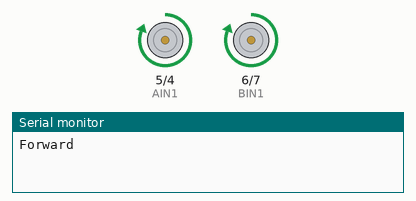
This sketch was run on a simulated Arduino Uno, built with avr-gcc and run on an emulated ATmega328P. On the bench: motor-driver pin pairs drawn as motors (green arrow = first pin HIGH = forward, orange = second pin HIGH = backward, longer = more drive, scaled by the enable pin), the last lines printed to the serial monitor.

Above: at 2.5 s.
At 7.5 s:
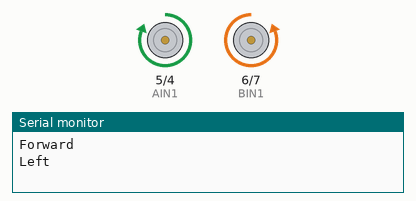
At 12.5 s:
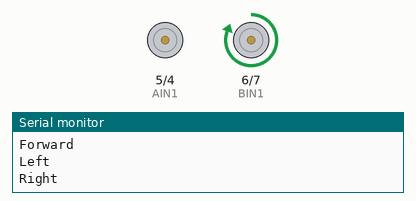
At 17.5 s:
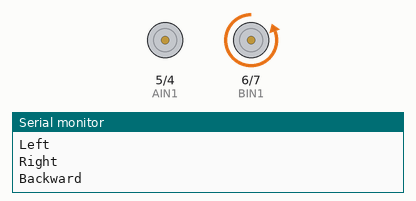
Timing chart, 0 to 26.0 s (numbered marks = the images above):
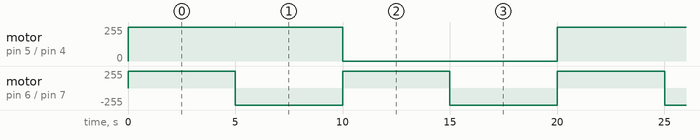

The sketch:

Step4-H-Bridge-MotorsTest.ino
```cpp
const int PWMB=9;
const int PWMA=10;
const int AIN1=5;
const int AIN2=4;
const int BIN1=6;
const int BIN2=7;

unsigned char speed_motors=255;

void setup() {
  // put your setup code here, to run once:

  pinMode(PWMB,OUTPUT);
  pinMode(PWMA,OUTPUT);
  pinMode(AIN1,OUTPUT);
  pinMode(AIN2,OUTPUT);
  pinMode(BIN1,OUTPUT);
  pinMode(BIN2,OUTPUT);

  Serial.begin(9600);

}

void loop() {
  // put your main code here, to run repeatedly:
  forward();
  Serial.println("Forward");
  delay(5000);

  turn_left();
  Serial.println("Left");
  delay(5000);

  turn_right();
  Serial.println("Right");
  delay(5000);

  backward();
  Serial.println("Backward");
  delay(5000);


}


void forward(){
  //right Motor
  digitalWrite(AIN1,LOW);
  digitalWrite(AIN1,HIGH);
  //left motor
  digitalWrite(BIN1,HIGH);
  digitalWrite(BIN2,LOW);

  delay(1);
  //set pwms
  analogWrite(PWMB,speed_motors);
  analogWrite(PWMA,speed_motors);

  }

void backward(){
  //right Motor
  digitalWrite(AIN1,HIGH);
  digitalWrite(AIN1,LOW);
  //left motor
  digitalWrite(BIN1,LOW);
  digitalWrite(BIN2,HIGH);

  delay(1);
  //set pwms
  analogWrite(PWMB,speed_motors);
  analogWrite(PWMA,speed_motors);

  }


void turn_left(){
  //right motor
  digitalWrite(AIN1,LOW);
  digitalWrite(AIN1,HIGH);
  //left motor
  digitalWrite(BIN1,LOW);
  digitalWrite(BIN2,HIGH);

  delay(1);
  //set pwms
  analogWrite(PWMB,speed_motors);
  analogWrite(PWMA,speed_motors);

  }

void turn_right(){
  //right motor
  digitalWrite(AIN1,HIGH);
  digitalWrite(AIN1,LOW);
  //left motor
  digitalWrite(BIN1,HIGH);
  digitalWrite(BIN2,LOW);

  delay(1);
  //set pwms
  analogWrite(PWMB,speed_motors);
  analogWrite(PWMA,speed_motors);

  }
```

Measured:
- by itself, motor on pin 5 (AIN1) / pin 4 (AIN2): alternates forward 255/255 for 10.0 s and stopped for 10.0 s
- by itself, motor on pin 6 (BIN1) / pin 7 (BIN2): alternates forward 255/255 for 5.0 s and backward 255/255 for 5.0 s
